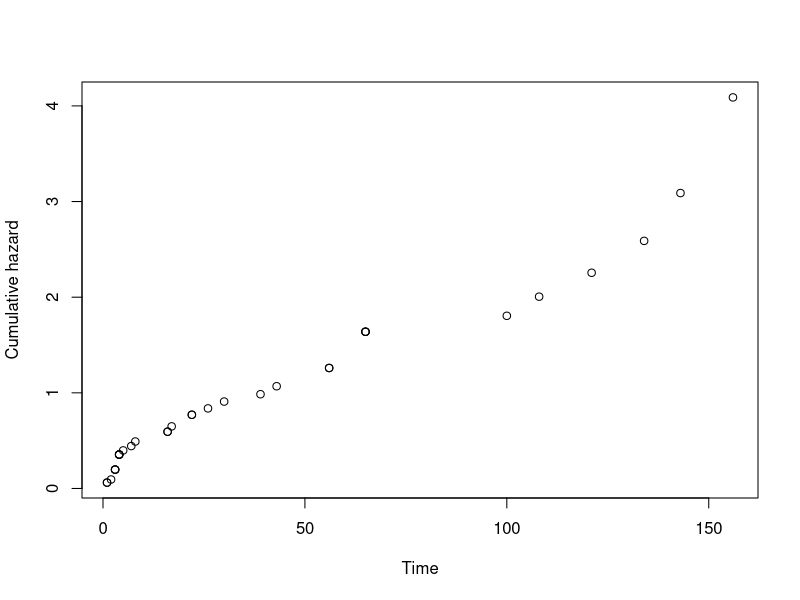
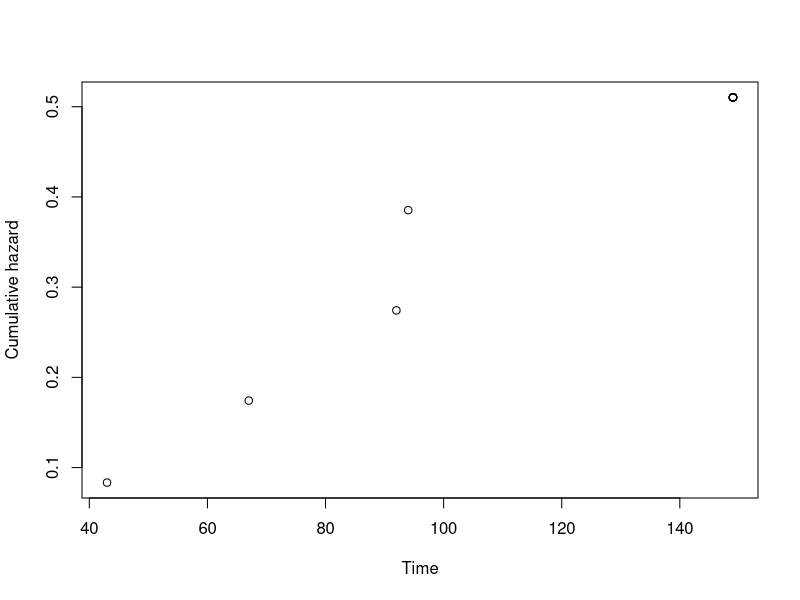

R code for these plots, in order:
library(mice)


### Name: nelsonaalen
### Title: Cumulative hazard rate or Nelson-Aalen estimator
### Aliases: nelsonaalen hazard
### Keywords: misc

### ** Examples

require(MASS)

leuk$status <- 1  ## no censoring occurs in leuk data (MASS)
ch <- nelsonaalen(leuk, time, status)
plot(x = leuk$time, y = ch, ylab='Cumulative hazard', xlab='Time')

### See example on http://www.engineeredsoftware.com/lmar/pe_cum_hazard_function.htm
time <- c(43, 67, 92, 94, 149, rep(149,7))
status <- c(rep(1,5),rep(0,7))
eng <- data.frame(time, status)
ch <- nelsonaalen(eng, time, status)
plot(x = time, y = ch, ylab='Cumulative hazard', xlab='Time')
